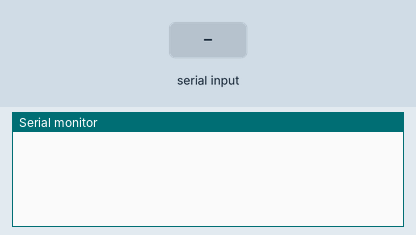
This sketch was run on a simulated ESP8266 (NodeMCU). On the bench: the last lines printed to the serial monitor. The inputs (shaded band) are chosen by the test bench. WiFi joins after 1.5 s; servers stay silent unless stated.

Above: at 1.2 s.
1.3 s: "viettran123\n" received over Serial
At 15.21 s:
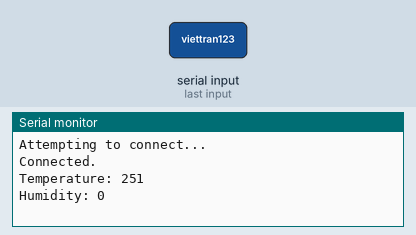
23.8 s: "90,45\n" received over Serial
At 25.51 s:
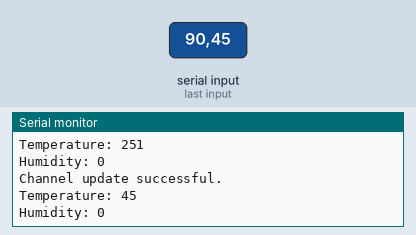

The sketch:

thinkspeak_dht11.ino
```cpp
#include <ESP8266WiFi.h>
#include "ThingSpeak.h"
#include "DHT.h"

const char* ssid = "TP-Link_99B2";   // network SSID
const char* password = "91283207";   // network password
//const char* ssid = "Viettran";
//const char* password = "viettran123";

WiFiClient  client;

unsigned long ChannelNumber = 1730167;
const char *APIKey = "SRXZ683UFWIV1PHU";

// Timer variables
unsigned long lastTime = 0;
unsigned long timerDelay = 10000;

// Variable to hold temperature readings
float temperature = 0;
float humidity = 0;
String myStatus = "";

//buffer store value of temperature and humidity
uint8_t buff[] = {0,0};
int incoming;
uint8_t idx = 0;

void check_mess(uint8_t *buff);;

void setup() {
  Serial.begin(115200);  //Initialize serial
  WiFi.mode(WIFI_STA);
  ThingSpeak.begin(client);  // Initialize ThingSpeak
}

void loop() {
  if ((millis() - lastTime) > timerDelay) {

    // Connect or reconnect to WiFi
    if(WiFi.status() != WL_CONNECTED){
      Serial.print("Attempting to connect...");
      while(WiFi.status() != WL_CONNECTED){
        WiFi.begin(ssid, password);
        delay(5000);
      }
      Serial.println("\nConnected.");
    }
    if(Serial.available()){
      check_mess(buff);
      temperature = buff[0];
      Serial.print("Temperature: ");
      Serial.println(buff[0]);
      humidity = buff[1];
      Serial.print("Humidity: ");
      Serial.println(buff[1]);
    }
    // set the fields with the values
    ThingSpeak.setField(1, temperature);
    ThingSpeak.setField(3, temperature);
    ThingSpeak.setField(2, humidity);
    ThingSpeak.setField(4, humidity);

    // Write to ThingSpeak. There are up to 8 fields in a channel, allowing you to store up to 8 different
    // pieces of information in a channel.  Here, we write to field 1.
    int x = ThingSpeak.writeFields(ChannelNumber, APIKey);

    if(x == 200){
      Serial.println("Channel update successful.");
    }
    else{
      Serial.println("Problem updating channel. HTTP error code " + String(x));
    }
    lastTime = millis();
  }
}

void check_mess(uint8_t *buff){
  while(Serial.available()){
    int tmp = 0;
    while(1){
      incoming = Serial.read();
      if(incoming == '\t') break;
      if(incoming == -1) continue;
      if(incoming == '\n'){
        buff[idx] = tmp;
        idx = 0;
        break;
      }
      tmp *= 10;
      tmp += incoming-'0';
    }
    if(incoming!='\n'){
      buff[idx] = tmp;
      idx++;
    }
  }
}
```

Measured:
- after the input at 1.3 s, the serial monitor: prints a new line after 13.7 s (image 1)
- after the input at 23.8 s, the serial monitor: prints a new line after 1.5 s (image 2)
